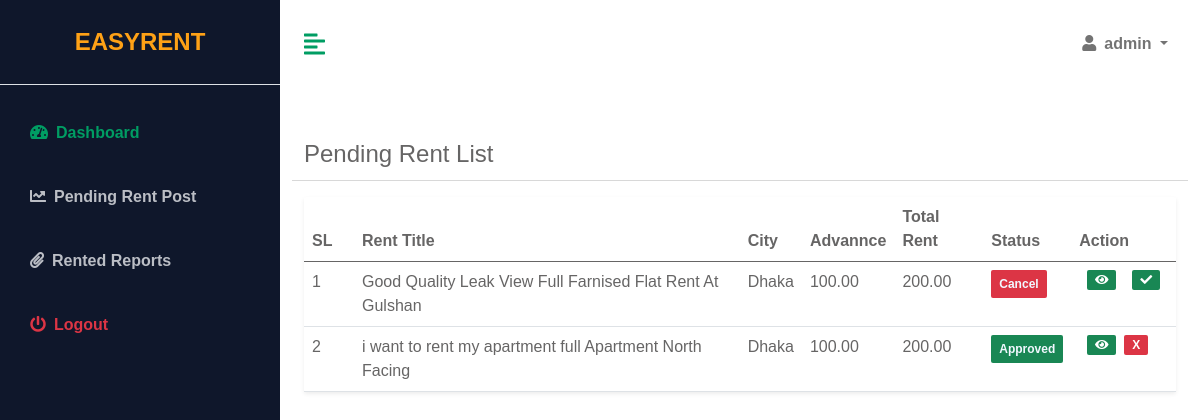
/account/pending-rent-list (signed in), run on the app's committed database.
### App_Rental/models.py (models this page shows)
class House(models.Model):
    owner = models.ForeignKey(User, on_delete=models.CASCADE)
    title = models.CharField(max_length=500, blank=False)
    city = models.ForeignKey(City, on_delete=models.DO_NOTHING)
    address = models.CharField(max_length=500, blank=False)
    house_type = models.CharField(max_length=10, choices=HOUSE_TYPE_LIST, default="1")
    house_name = models.CharField(max_length=200, null=True)
    house_area = models.IntegerField(default=800)
    description = RichTextField(null=True)
    is_parking = models.BooleanField(default=True)
    total_bedrooms = models.IntegerField(default=0)
    total_bathrooms = models.IntegerField(default=0)
    floor_no = models.IntegerField(default=0)
    map_link =models.CharField(max_length=10000,blank=True)
    monthly_rent = models.DecimalField(max_digits=10, decimal_places=2, default=Decimal('0.00'))
    advacne_rent = models.DecimalField(max_digits=10, decimal_places=2, default=Decimal('0.00'))
    images = models.ManyToManyField('HouseImage', related_name='houses', blank=True)
    is_active=models.BooleanField(default=False)
    is_reject=models.BooleanField(default=False)
    is_rented=models.BooleanField(default=False)
    created=models.DateTimeField(auto_now=True,auto_now_add=False)
    def __str__(self):
        return self.title

class City(models.Model):
    name = models.CharField(max_length=200, blank=False)
    is_active = models.BooleanField(default=True)
    def __str__(self):
        return self.name

### App_Account/views.py (the view)
# urls.py: path('pending-rent-list',PendingRentListView,name='pendingrentlist'),
@admin_required
def PendingRentListView(request):
    myrent_list=House.objects.all()
    print(myrent_list)
    context={
        'myrent_list':myrent_list
    }
    return render(request,'App_Admin/pendingrentlist.html',context)

### App_Account/views.py (called while the page is built)
def admin_required(view_func):
    @wraps(view_func)
    def wrapper(request, *args, **kwargs):
        if not request.user.is_superuser:
            return render(request,'accessdenied.html')
        return view_func(request, *args, **kwargs)
    return wrapper

### templates/App_Admin/pendingrentlist.html (shortened to what this page needs)
{% extends 'App_Dashboard/base.html'%}
{% load static%}
{% block dashboard%}
{% block css %}
<link href="https://cdn.datatables.net/v/dt/dt-2.0.3/datatables.min.css" rel="stylesheet">
{% endblock %}
<div class="container-fluid px-4">
    <div class="row my-5">
        <div class="col-lg-12 mb-2">
            <span class="mb-3" style="font-size: 24px;">Pending Rent List</span>
        </div>
        <hr>
        <div class="col">
            <table class="table bg-white rounded shadow-sm  table-hover" id="rentlist">
                <thead>
                    <tr>
                        <th scope="col" width="50">SL</th>
                        <th scope="col">Rent Title</th>
                        <th scope="col">City</th>
                        <th scope="col">Advannce</th>
                        <th scope="col">Total Rent</th>
                        <th scope="col">Status</th>
                        <th scope="col">Action</th>
                    </tr>
                </thead>
                <tbody>
                    {% for item in myrent_list%}
                    <tr>
                        <td>{{forloop.counter}}</td>
                        <td>{{item.title}}</td>
                        <td>{{item.city}}</td>
                        <td>{{item.advacne_rent}}</td>
                        <td>{{item.monthly_rent}}</td>
                        <td>{% if item.is_active == True %} <span
                                class="badge bg-success text-light p-2">Approved</span>
                            {% else %}
                            {% if item.is_reject == True%}
                            <span class="badge bg-danger text-light p-2">Cancel</span>
                            {% else %}
                            <span class="badge bg-warning text-light p-2">Pending</span>
                            {% endif %}
                            {% endif %}
                        </td>
                        <td>
                            <div class="d-flex align-items-center list-action">
                                <a class="badge bg-success mx-2"
                                    href="{% url 'App_Account:pendingrentpreview' item.id %}"><i
                                        class="fas fa-eye"></i></a>
                                {% if item.is_rented == False %}
                                {% if item.is_active == False %}
                                <a class="badge bg-success mx-2 btnApprove"
                                    href="{% url 'App_Account:approvependingrent' item.id %}"><i
                                        class="fas fa-check"></i></a>
                                {% endif%}
                                {% if item.is_active == True %}
                                {% if item.is_reject == False %}
                                <a class="badge bg-danger btnReject"
                                    href="{% url 'App_Account:cancelpendingrent' item.id %}">X</a>
                                {% endif%}
                                {% endif%}
                                {% endif%}
                            </div>
                        </td>
                    </tr>
                    {% endfor %}
                </tbody>
            </table>
        </div>
    </div>
</div>
{% endblock %}

### templates/App_Dashboard/base.html (shortened to what this page needs)
{% load static%}
<!DOCTYPE html>
<html lang="en">
<head>
    <link rel="stylesheet" href="https://cdnjs.cloudflare.com/ajax/libs/font-awesome/5.15.3/css/all.min.css" />
    <link rel="stylesheet" href="{% static 'css/bootstrap.min.css'%}">
    <link rel="stylesheet" href="{% static 'css/dashboard.css'%}">
    <link href="{% static 'alert/css/alert.css'%}" rel="stylesheet" />
    <link href="{% static 'alert/themes/default/theme.css'%}" rel="stylesheet" />
    {% block css%}
    {% endblock%}
</head>
<body>
    <div class="d-flex" id="wrapper">
        <div class="bg-dark" id="sidebar-wrapper">
            <div class="sidebar-heading text-center py-4 primary-text fs-4 fw-bold text-uppercase border-bottom">
                <a href="{% url 'home' %}">EasyRent</a>
            </div>
            <div class="list-group list-group-flush my-3">
                {% if request.user.is_superuser %}
                {% include 'App_Dashboard/superadminmenu.html'%}
                {% else %}
                {% include 'App_Dashboard/othermenu.html'%}
                {% endif%}
            </div>
        </div>
        <div id="page-content-wrapper">
            <nav class="navbar navbar-expand-lg navbar-light bg-transparent py-4 px-4">
                <div class="d-flex align-items-center">
                    <i class="fas fa-align-left primary-text fs-4 me-3" id="menu-toggle"></i>
                </div>
                <div class="collapse navbar-collapse" id="navbarSupportedContent">
                    <ul class="navbar-nav ms-auto mb-2 mb-lg-0">
                        <li class="nav-item dropdown">
                            <a class="nav-link dropdown-toggle second-text fw-bold" href="#" id="navbarDropdown"
                                role="button" data-bs-toggle="dropdown" aria-expanded="false">
                                <i class="fas fa-user me-2"></i>{{request.user}}
                            </a>
                        </li>
                    </ul>
                </div>
            </nav>
            {% block dashboard %}
            {% endblock%}
        </div>
    </div>
</body>
</html>

### static/css/dashboard.css (style rules this page uses)
:root { --main-bg-color: #009d63; --main-text-color: #009d63; --second-text-color: #bbbec5; --second-bg-color: #c1efde; }
.primary-text { color: var(--main-text-color); }
.second-text { color: var(--second-text-color); }
#wrapper { overflow-x: hidden; background-color: #ffffff; }
#sidebar-wrapper { min-height: 100vh; position: fixed; width: 280px; left: 0; margin-left: -15rem; -webkit-transition: margin 0.25s ease-out; -moz-transition: margin 0.25s ease-out; -o-transition: margin 0.25s ease-out; transition: margin 0.25s ease-out; }
#sidebar-wrapper .sidebar-heading { padding: 0.875rem 1.25rem; font-size: 1.2rem; }
#sidebar-wrapper .list-group { width: 15rem; }
#page-content-wrapper { position: relative; height: 100vh !important; width: calc(100% - 280px); left: 280px; transition: 0.3s ease; }
#menu-toggle { cursor: pointer; }
@media (min-width: 768px) { #sidebar-wrapper { margin-left: 0; } }

### data on the page
House: title "Good Quality Leak View Full Farnised Flat Rent At Gulshan", city "Dhaka", advacne_rent "100.00", monthly_rent "200.00", is_active "Cancel", is_rented False (drawn)
House: title "i want to rent my apartment full Apartment North Facing", city "Dhaka", advacne_rent "100.00", monthly_rent "200.00", is_active "Approved", is_rented "X"

### other printed values
{{ request.user }} "admin"
